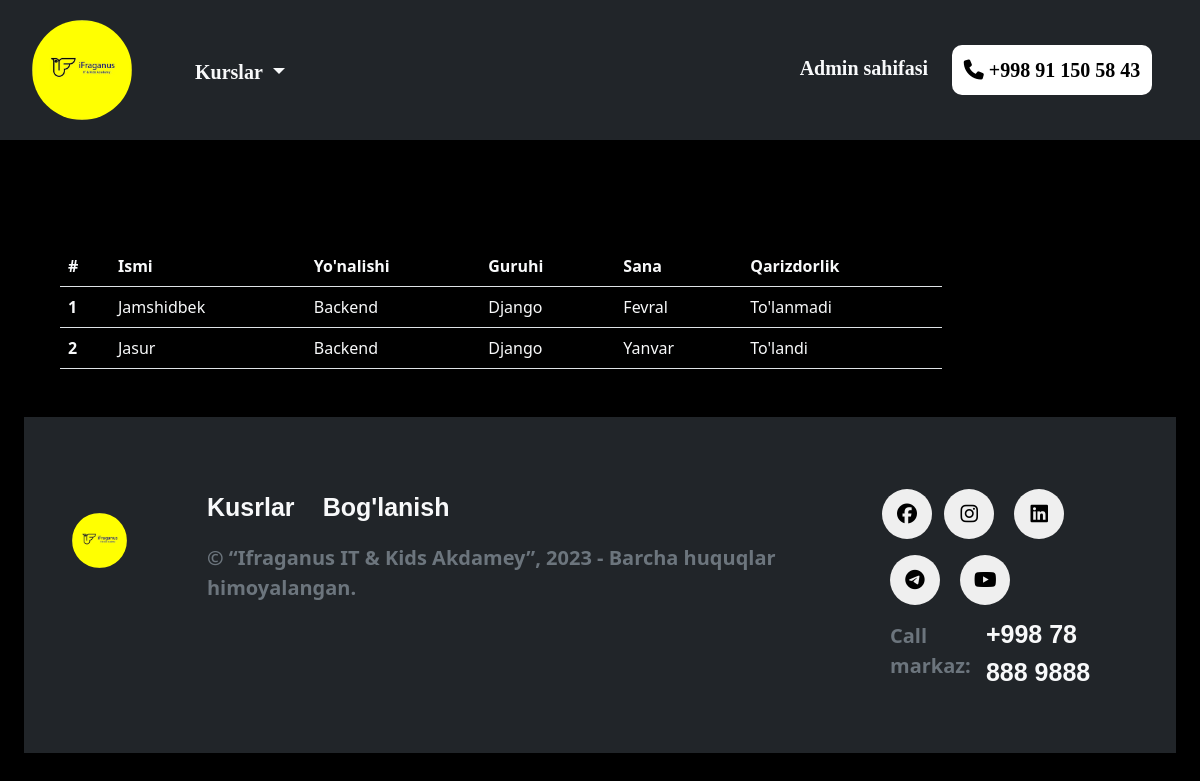
The app's page /qidiruv_detel/2/ with its own data.
### blog/models.py (models this page shows, shortened)
class Oquvchilar(models.Model):
    ismi_familya = models.CharField(max_length=200)
    yonalish = models.ForeignKey(Yonalish_Category, on_delete=models.CASCADE)
    guruhi = models.ForeignKey(Gurux_Category, on_delete=models.CASCADE)
    sana = models.ForeignKey(Sana_Category, on_delete=models.CASCADE)
    tolov = models.ForeignKey(Tolov_Category, on_delete=models.CASCADE)

class Yonalish_Category(models.Model):
    nomi = models.CharField(max_length=250)
    def __str__(self):
        return self.nomi

class Gurux_Category(models.Model):
    nomi = models.CharField(max_length=250)
    def __str__(self):
        return self.nomi

class Sana_Category(models.Model):
    nomi = models.CharField(max_length=250)
    def __str__(self):
        return self.nomi

class Tolov_Category(models.Model):
    nomi = models.CharField(max_length=250)
    def __str__(self):
        return self.nomi

### blog/views.py (the view)
# urls.py: path('qidiruv_detel/<int:id>/',qidiruv_detail,name="qidiruv_detel"),
def qidiruv_detail(request,id=id):
    news = Oquvchilar.objects.filter(guruhi=id)
    context = {
        "detel": news,
    }
    return render(request, 'qidiruv_detel.html', context=context)

### templates/qidiruv_detel.html (shortened to what this page needs)
{% load static %}
<!DOCTYPE html>
<html lang="en">
<head>
    <link rel="stylesheet" href="{% static 'Admin1/scss/style.css' %}">
    <link href="https://cdn.jsdelivr.net/npm/bootstrap@5.3.2/dist/css/bootstrap.min.css" rel="stylesheet">
    <link rel="stylesheet" href="https://cdnjs.cloudflare.com/ajax/libs/font-awesome/6.5.1/css/all.min.css">
</head>
<body class="bg-black">
    <div class="container-fluid">
        <div class="container-fluid">
        <div class="navbar row justify-content-around fixed-top bg-dark">
            <div class="nav-item col-lg-6 col-md-6 col-sm-6">
                <div class="nav-link d-flex d-lg-flex d-md-flex d-sm-flex d-none">
                    <img class="img-fluid" src="{% static 'Admin1/img/ifraganus.jpg' %}" alt="">
                    <div class="dropdown mt-1 d-lg-flex d-none">
                        <button class="btn dropdown-toggle text-light" type="button" data-bs-toggle="dropdown" aria-expanded="false">
                          Kurslar
                        </button>
                    </div>
                </div>
            </div>
            <div class="nav-item col-lg-6 col-md-6 col-sm-6 d-lg-flex d-none justify-content-end">
                <div class="nav-link mt-4">
                    <a class="m-2 text-light" href="{% url 'adminlar' %}">Admin sahifasi</a>
                </div>
                <div class="nav-link m-3">
                    <a href="#"><button class="nav-button"><i class="fa-solid fa-phone"></i> <a class="link-nm" href="#">+998 91 150 58 43  </a> </button></a>
                </div>
            </div>
        </div>
        </div>
        <nav class="w-50 p-4 m-4">
          </nav>
        <table class="table w-75 m-5">
            <thead>
              <tr>
                <th class="text-light" scope="col">#</th>
                <th class="text-light" scope="col">Ismi</th>
                <th class="text-light" scope="col">Yo'nalishi</th>
                <th class="text-light" scope="col">Guruhi</th>
                <th class="text-light" scope="col">Sana</th>
                <th class="text-light" scope="col">Qarizdorlik</th>
              </tr>
            </thead>
            <tbody>
              {% for x in detel %}
              <tr>
                <th scope="row" class="text-light">{{x.id}}</th>
                <td><a class="text-light text-decoration-none" href="{% url 'oquvchi_detail' x.id %}">{{x.ismi_familya}}</a></td>
                <td><a class="text-light text-decoration-none" href="{% url 'oquvchi_detail' x.id %}">{{x.yonalish}}</a></td>
                <td><a class="text-light text-decoration-none" href="{% url 'oquvchi_detail' x.id %}">{{x.guruhi}}</a></td>
                <td><a class="text-light text-decoration-none" href="{% url 'oquvchi_detail' x.id %}">{{x.sana}}</a></td>
                <td><a class="text-light text-decoration-none" href="{% url 'oquvchi_detail' x.id %}">{{x.tolov}}</a></td>
              </tr>
              {% endfor %}
            </tbody>
          </table>
          <div class="container-fluid mt-5">
            <div class="footer bg-dark">
              <div class="footer-flex row p-5">
                <div class="footer-item col-lg-9">
                  <div class="row">
                    <div class="ftr-item col-lg-2 mt-5">
                      <img class="img-fluid w-50" src="{% static 'Admin1/img/ifraganus.jpg' %}">
                    </div>
                    <div class="ftr-item col-lg-9 mt-4 d-lg-flex d-none">
                      <div>
                        <a class="text-decoration-none text-light" href="#">Kusrlar</a>
                        <a class="text-decoration-none text-light p-4" href="#">Bog'lanish</a>
                        <div class="pt-3">
                        <p class="text-secondary">© “Ifraganus IT & Kids Akdamey”, 2023 - Barcha huquqlar himoyalangan.</p>
                      </div>
                      </div>
                    </div>
                  </div>
                </div>
                <div class="footer-item col-lg-3 mt-3 d-lg-inline d-none">
                  <button><i class="fa-brands fa-facebook"></i></button>
                  <button class="m-2"><i class="fa-brands fa-instagram"></i></button>
                  <button class="m-2"><i class="fa-brands fa-linkedin"></i></button>
                  <button class="m-2"><i class="fa-brands fa-telegram"></i></button>
                  <button class="m-2"><i class="fa-brands fa-youtube"></i></button><br>
                  <div class="d-flex">
                    <p class="p-2 text-secondary">Call markaz:</p> <a class="p-1 text-light" href="#">+998 78 888 9888</a>
                  </div>
                </div>
              </div>
            </div>
          </div>
    </div>
</body>
</html>

### static/Admin1/scss/style.css (style rules this page uses)
.container-fluid .container-fluid .navbar { background: whitesmoke; width: 100%; height: auto; margin: auto; padding: 20px; }
.container-fluid .container-fluid .navbar .nav-item .nav-link img { height: 100px; width: 100px; border-radius: 50%; }
.container-fluid .container-fluid .navbar .nav-item .nav-link .dropdown { margin-left: 50px; }
.container-fluid .container-fluid .navbar .nav-item .nav-link .dropdown .btn { font-weight: bold; font-family: "Times New Roman", Times, serif; font-size: 20px; }
.container-fluid .container-fluid .navbar .nav-item a { color: black; text-decoration: none; font-size: 20px; font-family: "Times New Roman", Times, serif; font-weight: bolder; }
.container-fluid .container-fluid .navbar .nav-item .nav-button { width: 200px; padding: 10px; border: none; background: white; border-radius: 10px; }
.container-fluid .container-fluid { margin-top: 150px; }
.container-fluid .container-fluid .footer { background: whitesmoke; margin: 0; width: 100%; height: auto; padding: 0; }
.container-fluid .container-fluid .footer .footer-flex { padding-right: calc(var(--bs-gutter-x) * 0.1); padding-left: calc(var(--bs-gutter-x) * 0.1); }
.container-fluid .container-fluid .footer .footer-flex .footer-item button { border-radius: 50px; width: 50px; height: 50px; border: none; font-size: 20px; }
.container-fluid .container-fluid .footer .footer-flex .footer-item div p { font-size: 20px; font-weight: bolder; }
.container-fluid .container-fluid .footer .footer-flex .footer-item div a { text-decoration: none; font-family: "Gill Sans", "Gill Sans MT", Calibri, "Trebuchet MS", sans-serif; font-weight: bolder; font-size: 25px; margin-top: -1px; color: black; }
.container-fluid .container-fluid .footer .footer-flex .footer-item .ftr-item img { border-radius: 50%; width: 70%; }
.container-fluid .dropdown { margin-left: 50px; }
.container-fluid .table { --bs-table-bg: black; }

### records on screen
Oquvchilar: id "1", ismi_familya "Jamshidbek", yonalish "Backend", guruhi "Django", sana "Fevral", tolov "To'lanmadi"
Oquvchilar: id "2", ismi_familya "Jasur", yonalish "Backend", guruhi "Django", sana "Yanvar", tolov "To'landi"
